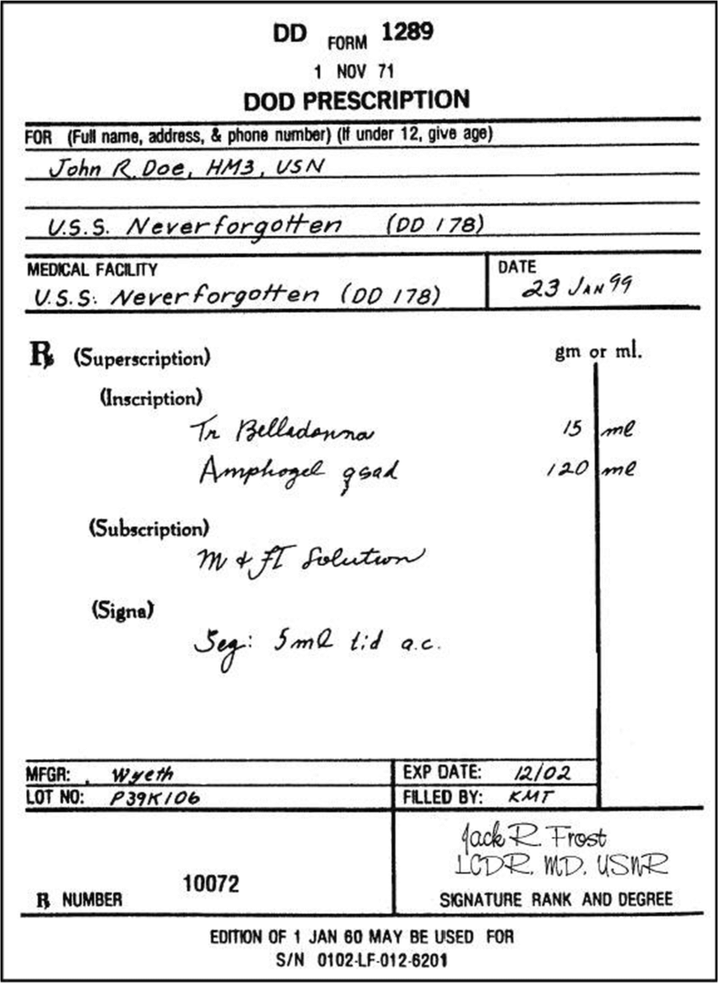
#> input picture images/prescription2.png, 718 x 983 px, shrunk from 850 x 1164 before the run, found by its file name
$ python image.py
#> lines starting #> are read from the running program, lines starting #| are printed output that depends on the picture; after the words box and inside, x2 and y2 are one past the last pixel; in counts of white or black regions, pixels touching at a corner belong together
import cv2
import numpy as np
import matplotlib.pyplot as plt
from skimage.metrics import structural_similarity as ssim

def calculate_mse(original, processed):
    """Calculate Mean Squared Error between two images"""
    return np.mean((original - processed) ** 2)

def calculate_psnr(original, processed):
    """Calculate Peak Signal-to-Noise Ratio between two images"""
    mse = calculate_mse(original, processed)
    if mse == 0:
        return float('inf')
    max_pixel = 255.0
    return 20 * np.log10(max_pixel / np.sqrt(mse))

def apply_frequency_enhancement(image, radius=20):
    """Apply frequency domain enhancement optimized for document images"""
    # Convert to float for better precision
    img_float = image.astype(np.float32)

    # Apply FFT
    dft = np.fft.fft2(img_float)
    dft_shifted = np.fft.fftshift(dft)

    rows, cols = img_float.shape
    crow, ccol = rows // 2, cols // 2

    # Create frequency domain filter (high-pass for text sharpening)
    x, y = np.meshgrid(np.linspace(-1, 1, cols), np.linspace(-1, 1, rows))
    d = np.sqrt(x*x + y*y)

    # Gaussian high-pass filter (smaller radius for documents)
    gaussian_highpass = 1 - np.exp(-((d**2) / (2.0 * (radius/100)**2)))

    # Apply filter
    filtered_dft_shifted = dft_shifted * gaussian_highpass
    filtered_dft = np.fft.ifftshift(filtered_dft_shifted)
    img_back = np.fft.ifft2(filtered_dft)
    img_back = np.abs(img_back)

    # Normalize and convert back to uint8
    img_back = cv2.normalize(img_back, None, 0, 255, cv2.NORM_MINMAX)
    return np.uint8(img_back)

def apply_color_correction_to_gray(image):
    """Apply color correction principles to grayscale images"""
    # Convert to LAB-like processing for grayscale
    # Normalize the image to have better contrast
    mean_val = np.mean(image)
    std_val = np.std(image)

    # Adjust contrast and brightness
    corrected = image.astype(np.float32)
    corrected = (corrected - mean_val) * (50 / std_val) + 128
    corrected = np.clip(corrected, 0, 255)

    return corrected.astype(np.uint8)

def apply_unsharp_mask(image, sigma=1.5, alpha=1.8):
    """Apply unsharp masking for text enhancement"""
    # Create Gaussian blur
    gaussian_blur = cv2.GaussianBlur(image, (0, 0), sigmaX=sigma, sigmaY=sigma)

    # Apply unsharp mask
    unsharp_mask = cv2.addWeighted(image, alpha, gaussian_blur, -(alpha-1), 0)
    return unsharp_mask

def enhanced_preprocess_document(image_path):
    """
    Enhanced document preprocessing - just frequency enhancement and inversion
    """
    # Read image
    img = cv2.imread(image_path)
    if img is None:
        raise ValueError(f"Could not load image from {image_path}")

    # Convert to grayscale
    gray = cv2.cvtColor(img, cv2.COLOR_BGR2GRAY)
    original_gray = gray.copy()

    # Step 1: Apply frequency domain enhancement
    freq_enhanced = apply_frequency_enhancement(gray, radius=15)

    # Step 2: Invert the image
    inverted = 255 - freq_enhanced

    return {
        'original': original_gray,
        'frequency_enhanced': freq_enhanced,
        'final': inverted
    }

def compare_preprocessing_methods(image_path):
    """
    Compare original vs enhanced preprocessing methods
    """
#> called with image_path = 'images\\prescription2.png'
    # Original method
    img = cv2.imread(image_path)
#> img is the input picture: shape (983, 718, 3); min 0, max 255, mean 231
    gray = cv2.cvtColor(img, cv2.COLOR_BGR2GRAY)
    denoised_orig = cv2.fastNlMeansDenoising(gray)
    thresh_orig = cv2.adaptiveThreshold(
        denoised_orig, 255, cv2.ADAPTIVE_THRESH_GAUSSIAN_C, cv2.THRESH_BINARY, 11, 2
    )
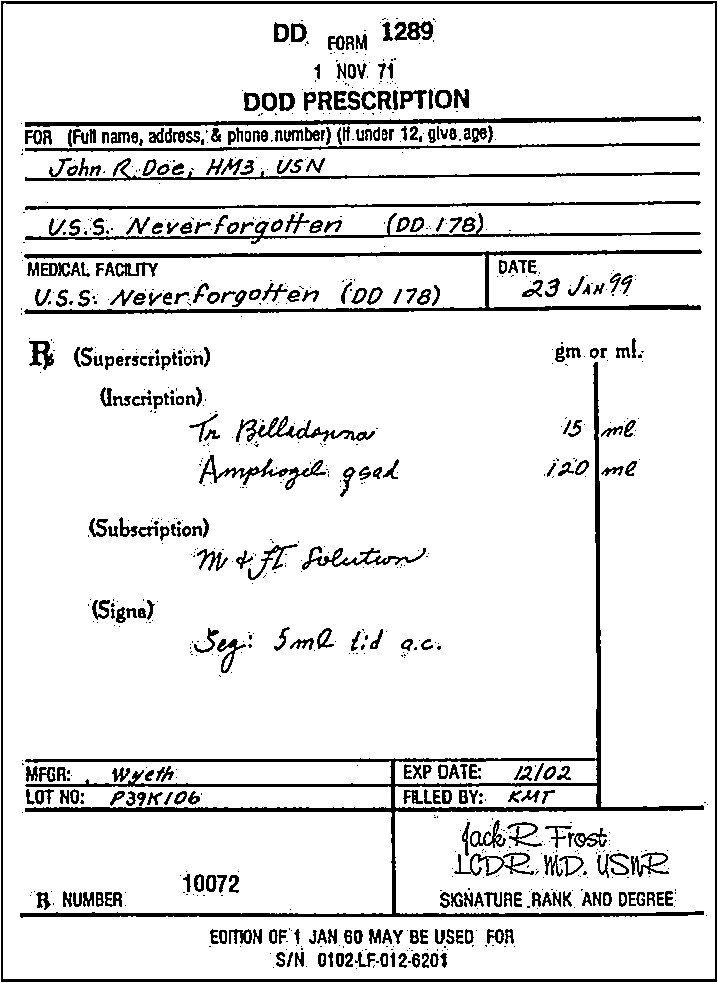
#> thresh_orig: shape (983, 718); 89.8% white; 886 black regions (542 under 20 px), largest, box (x1, y1, x2, y2) and area: (20, 362, 704, 918) 11582, (1, 1, 717, 982) 8192, (24, 249, 702, 314) 5447
    kernel = np.ones((1, 1), np.uint8)
    original_result = cv2.morphologyEx(thresh_orig, cv2.MORPH_CLOSE, kernel)

    # Enhanced method
    enhanced_results = enhanced_preprocess_document(image_path)
#> in apply_frequency_enhancement, `img_back = np.abs(img_back)`:
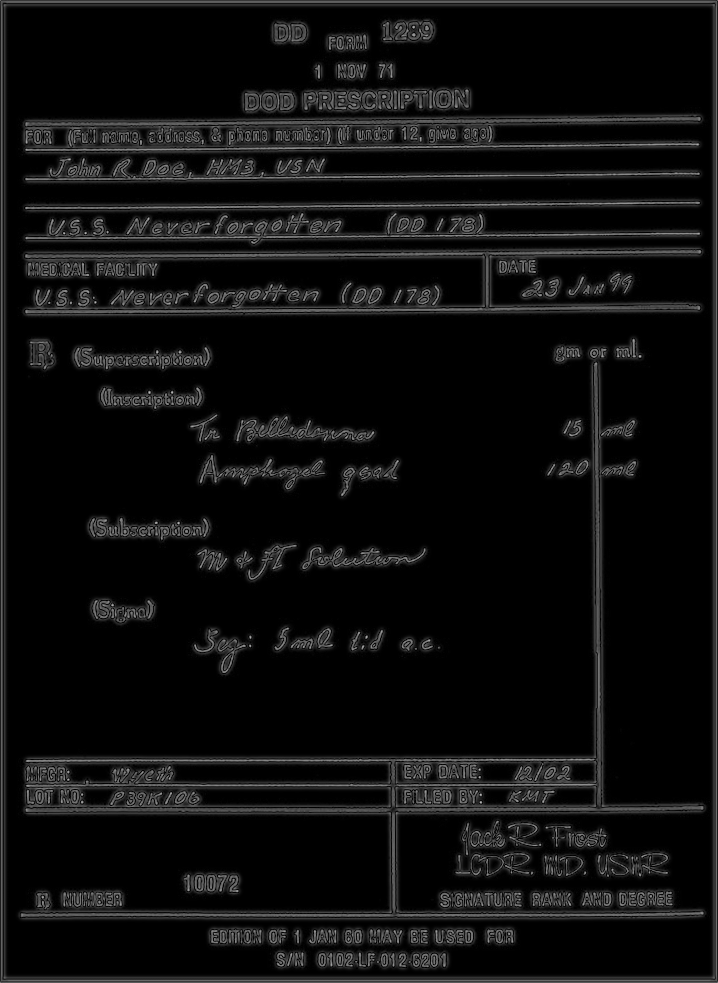
#> img_back: shape (983, 718) float64; min 0.000273, max 183.5, mean 14.8
#> in apply_frequency_enhancement, `img_back = cv2.normalize(img_back, None, 0, 255, cv2.NORM_MINMAX)`:
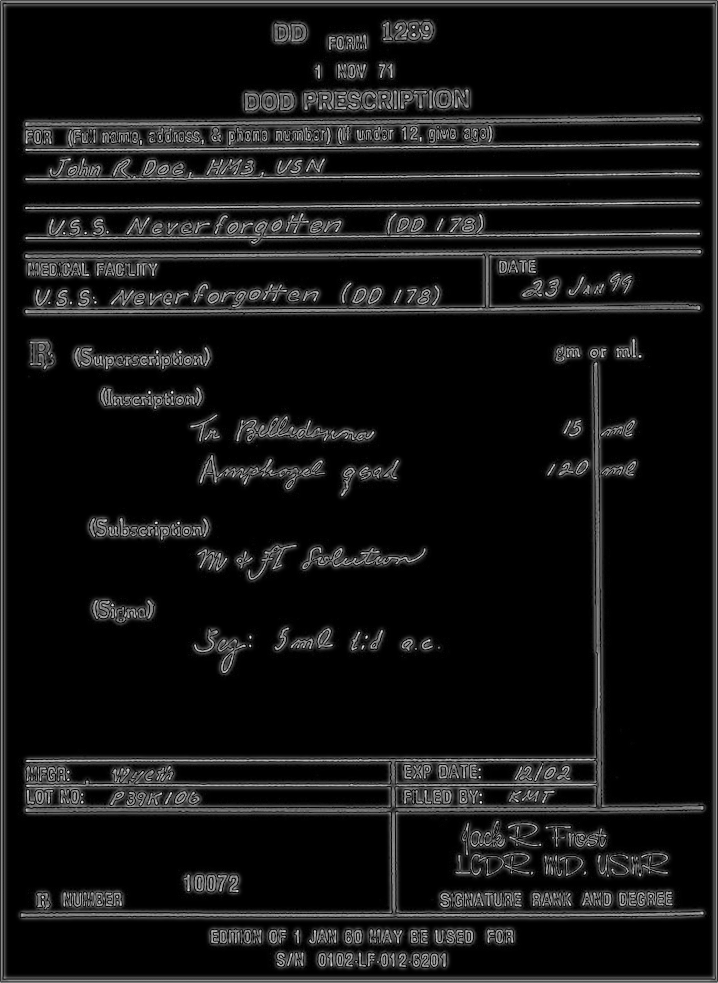
#> img_back: shape (983, 718) float64; min 1.32e-20, max 255, mean 20.6; drawn with min black and max white
#> in enhanced_preprocess_document, `inverted = 255 - freq_enhanced`:
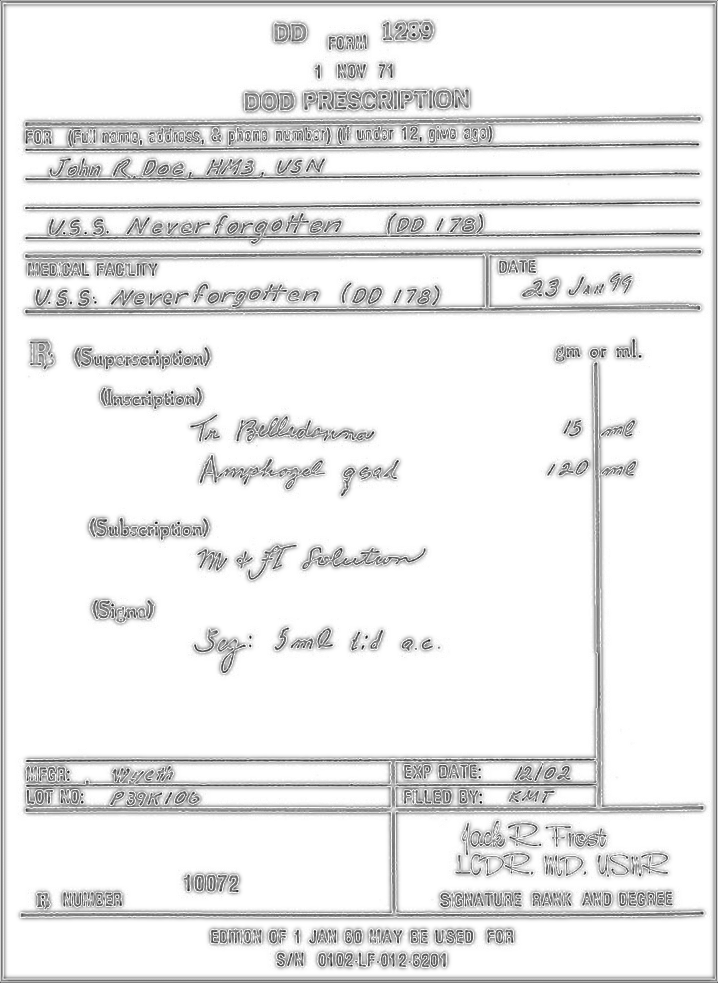
#> inverted: shape (983, 718); min 0, max 255, mean 234.6
#> enhanced_results = 3 items
    enhanced_result = enhanced_results['final']

    # Calculate metrics
    mse_value = calculate_mse(gray, enhanced_result)
#> mse_value = 34.47
    psnr_value = calculate_psnr(gray, enhanced_result)
#> psnr_value = 32.76
    ssim_value = ssim(gray, enhanced_result)
#> ssim_value = 0.768

    # Display results
    plt.figure(figsize=(12, 8))

    # Original grayscale
    plt.subplot(2, 3, 1)
    plt.imshow(gray, cmap='gray')
    plt.title('Original Grayscale')
    plt.axis('off')

    # Original preprocessing result
    plt.subplot(2, 3, 2)
    plt.imshow(original_result, cmap='gray')
    plt.title('Original Preprocessing')
    plt.axis('off')

    # Frequency enhanced
    plt.subplot(2, 3, 3)
    plt.imshow(enhanced_results['frequency_enhanced'], cmap='gray')
    plt.title('Frequency Enhanced')
    plt.axis('off')

    # Final enhanced result (inverted)
    plt.subplot(2, 3, 4)
    plt.imshow(enhanced_result, cmap='gray')
    plt.title(f'Enhanced Final (Inverted)\nMSE: {mse_value:.2f}\nPSNR: {psnr_value:.2f}\nSSIM: {ssim_value:.3f}')
    plt.axis('off')

    plt.tight_layout()
    plt.show()

    return {
        'original_result': original_result,
        'enhanced_result': enhanced_result,
        'metrics': {
            'mse': mse_value,
            'psnr': psnr_value,
            'ssim': ssim_value
        }
    }

# Example usage:
# results = compare_preprocessing_methods('path_to_your_document_image.jpg')
#
# # Or just get the enhanced preprocessing result:
# enhanced_doc = enhanced_preprocess_document('path_to_your_document_image.jpg')
# final_image = enhanced_doc['final']
#Example usage:
results = compare_preprocessing_methods("images\prescription2.png")
#> results = 3 items

# # Or just get the enhanced preprocessing result:
# enhanced_doc = enhanced_preprocess_document('path_to_your_document_image.jpg')
# final_image = enhanced_doc['final']
